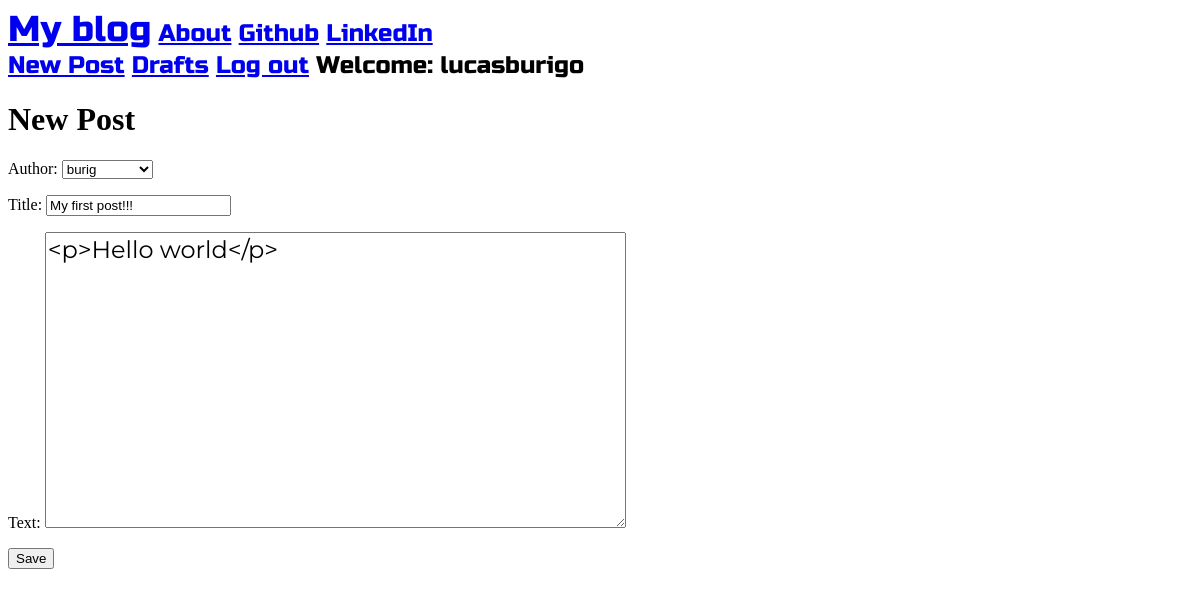
The app's page /post/10/edit/ (signed in) with its own data.
### blog_app/models.py (models this page shows, shortened)
class Post(models.Model):
    author = models.ForeignKey('auth.User', on_delete=models.CASCADE)
    title = models.CharField(max_length=200)
    text = models.TextField()
    created_date = models.DateTimeField(default=timezone.now())
    published_date = models.DateTimeField(blank=True, null=True)

### blog_app/views.py (the view)
# urls.py: url(r'^post/(?P<pk>\d+)/edit/$', views.PostUpdateView.as_view(), name='post_edit'),
class PostUpdateView(LoginRequiredMixin, UpdateView):
    login_url = '/login/'
    redirect_field_name = 'blog_app/post_detail.html'
    form_class = PostForm
    model = Post

### blog_app/forms.py
class PostForm(forms.ModelForm):
    class Meta():
        model = Post
        fields = ('author', 'title', 'text')
        widgets = {
            'title': forms.TextInput(attrs={'class': 'textinputclass'}),
            'text': forms.Textarea(attrs={'class': 'editable medium-editor-textarea postcontent'})
        }

### blog_app/templates/blog_app/post_form.html (shortened to what this page needs)
{% extends "blog_app/base.html" %}
{% block content %}
<h1>New Post</h1>
<form class="post-form" method="POST">
    {{form.as_p}}
    <button type="submit" class="save btn btn-default">Save</button>
</form>
{% endblock %}

### blog_app/templates/blog_app/base.html (shortened to what this page needs)
<!DOCTYPE html>
{% load static %}
<html lang="en">
<head>
        <link href="https://maxcdn.bootstrapcdn.com/font-awesome/4.7.0/css/font-awesome.min.css" rel="stylesheet">
        <link rel="stylesheet" href="//cdn.jsdelivr.net/npm/medium-editor@latest/dist/css/medium-editor.min.css" type="text/css" media="screen" charset="utf-8">
        <link rel="stylesheet" href="{% static 'css/blog.css' %}">
</head>
<body class="loader">
<nav class="navbar navbar-expand-lg bg-light techfont">
    <div class="container">
        <div class="navbar-nav align-items-center">
            <a class="navbar-brand bigbrand" href="{% url 'post_list' %}">My blog</a>
            <a class="nav-item nav-link" href="{% url 'about' %}">About</a>
            <a class="nav-item nav-link" href="https://github.com">Github</a>
            <a class="nav-item nav-link" href="https://www.linkedin.com/feed">LinkedIn</a>
        </div>
       <div class="navbar-nav align-items-center ml-auto">
          {% if user.is_authenticated %}
            <a class="nav-item nav-link" href="{% url 'post_new' %}">New Post</a>
            <a class="nav-item nav-link" href="{% url 'post_draft_list' %}">Drafts</a>
            <a class="nav-item nav-link" href="{% url 'logout' %}">Log out</a>
            <a >Welcome: {{ user.username }}</a>
          {% else %}
            <a class="nav-item nav-link" href="{% url 'login' %}" aria-label="Login">
              <span class="fa fa-user" aria-hidden="true"></span></a>
          {% endif %}
        </div>
    </div>
</nav>
<div class="content container">
    <div class="row">
        <div class="col-md-8">
            <div class="blog_posts">
                {% block content %}
                {% endblock %}
            </div>
        </div>
    </div>
</div>
</body>
</html>

### blog_app/static/css/blog.css (style rules this page uses)
.techfont { font-family: 'Russo One', sans-serif; font-size: 1.5em; margin-bottom: 10px; }
.postcontent { font-family: 'Montserrat'; font-size: 1.5em; }
.bigbrand { font-size: 1.5em; }
.loader { filter:hue-rotate(0deg); color: linear-gradient(45deg,#0f8,#08f); animation:hue 5000ms infinite linear; }

### records on screen
Post: author "burig", title "My first post!!!", text "<p>Hello world</p>"

### other values on screen
{{ user.username }} "lucasburigo"
